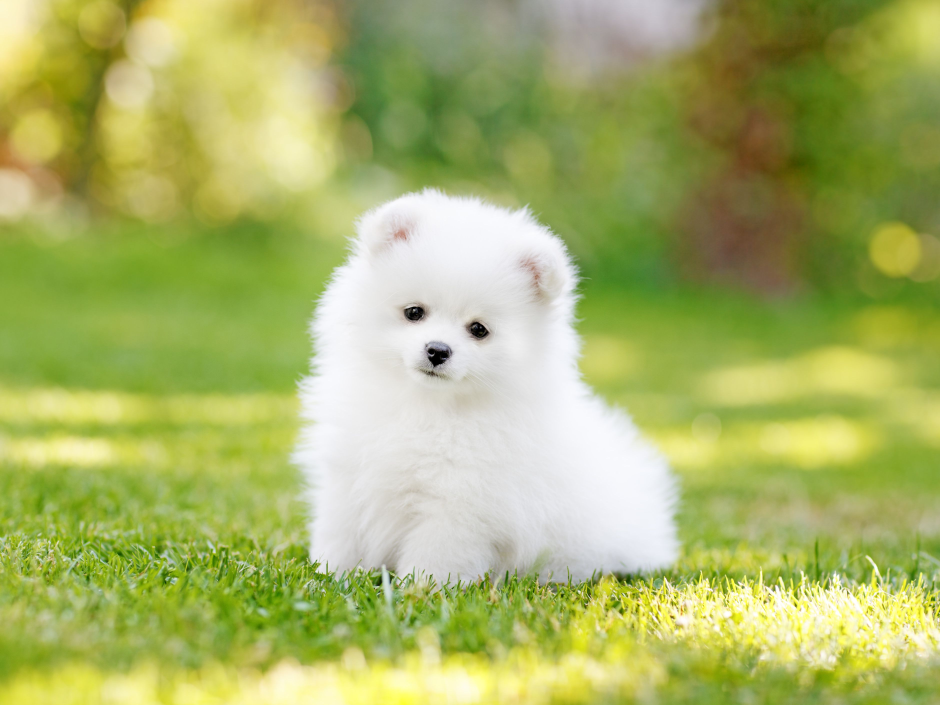
#> input picture Computer Vision-Opencv/dog.jpg, 3760 x 2820 px (shown at 1/4 size)
$ jupyter execute opencv.ipynb   (shell and % lines are left out)
#> lines starting #> are read from the running program, lines starting #| are printed output that depends on the picture
# Opencv
    - a library commonly used for Computer Vision Tasks..
    - Can be used for Image Processing..
    - Used for image Manipulation[Sharpen the image around corners ,etc..]

[cell 1]
# !pip install opencv-python

[cell 2]
# We used image manipulation in matplotlib but opencv is widely used for this specific task only. And has lot of
# methods to support image manipulation. opencv can also be used to detect faces.

import cv2
import numpy as np
import matplotlib.pyplot as plt

### Read and Display Images

[cell 3]
# Same read function as matplotlib...
img_cv2=cv2.imread("./dog.jpg")
#> img_cv2 is the input picture: shape (2820, 3760, 3); mean B, G, R 103.3, 178.8, 168.4
img_plt=plt.imread("./dog.jpg")

[cell 4]
type(img_cv2)

[cell 5]
img_cv2.shape
#> Out = (2820, 3760, 3)

[cell 6]
# If we read image using opencv the channels are BGR not RGB like in matplotlib..

[cell 7]
cv2.namedWindow("output", cv2.WINDOW_AUTOSIZE)
imS = cv2.resize(img_cv2, (960, 540))
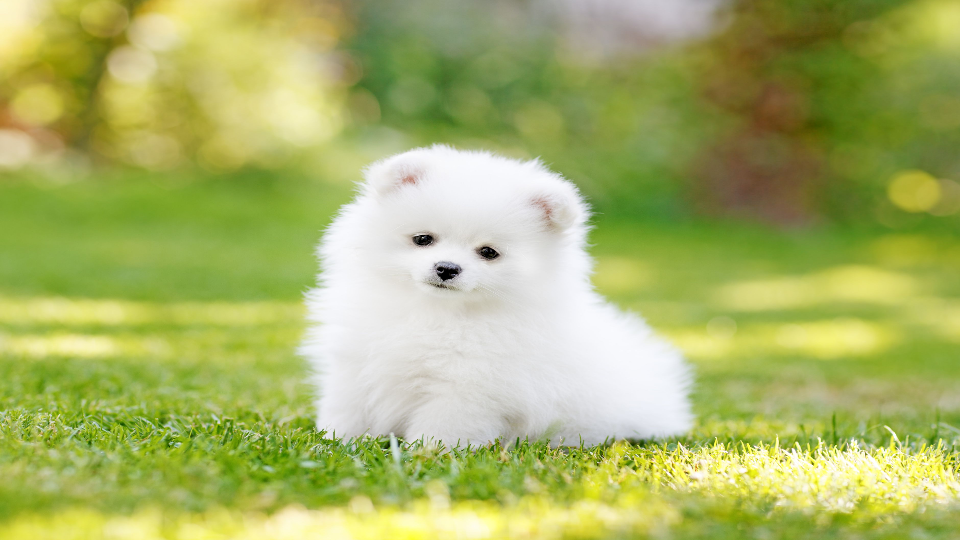
#> imS: shape (540, 960, 3); mean B, G, R 103.3, 178.7, 168.3
cv2.imshow("Dog Image",imS)
cv2.waitKey(5000)
cv2.destroyAllWindows()

## Changing color space

[cell 8]
# Changing the opencv color space from BGR to some other color space.

[cell 9]
img_rgb=cv2.cvtColor(img_cv2,cv2.COLOR_BGR2RGB)

[cell 10]
img_rgb.shape
#> Out = (2820, 3760, 3)

[cell 11]
plt.imshow(img_rgb)
plt.show()

## Image Resizing

[cell 12]
img_rgb.shape
#> Out = (2820, 3760, 3)

[cell 13]
# Resize the image to fit in the frame...
img_new=cv2.resize(img_rgb,(500,500))
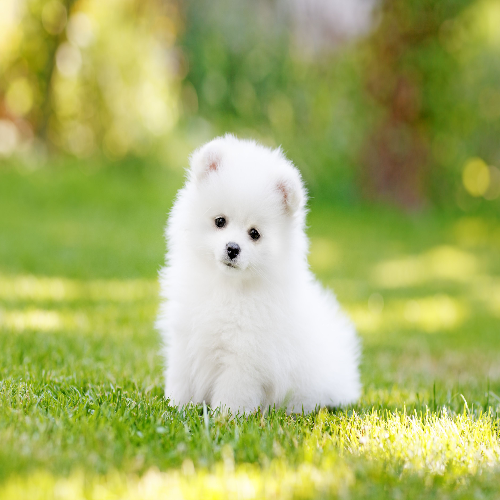
#> img_new: shape (500, 500, 3); mean R, G, B 168.3, 178.7, 103.3

[cell 14]
img_new.shape
#> Out = (500, 500, 3)

[cell 15]
plt.imshow(img_new)
plt.show()

[cell 16]
# Note: reshape in numpy is not same as resize in opencv. We cannot reshape a 4*5 matrix into 5*5 matrix because the number
# of elements are different in both the matrices. But we can resize it into 5*5.

### blur

[cell 17]
img_blur=cv2.blur(img_new,(10,10))
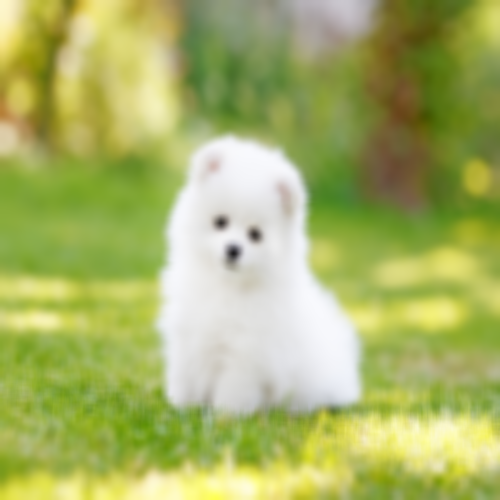
#> img_blur: shape (500, 500, 3); mean R, G, B 168.3, 178.7, 103.3

[cell 18]
plt.imshow(img_blur)
plt.show()

## Image Rotation

[cell 19]
img_rgb.shape
#> Out = (2820, 3760, 3)

[cell 20]
rows,cols=img_rgb.shape[:-1]

[cell 21]
# Lets Try to rotate the Image around the center pixel 20 degree in the Anticlockwise direction..
M=cv2.getRotationMatrix2D((rows/2,cols/2),20,0.9)

[cell 22]
# Now apply Rotation Matrix 'M' to the original Image.
I=cv2.warpAffine(img_rgb,M,(cols,rows))
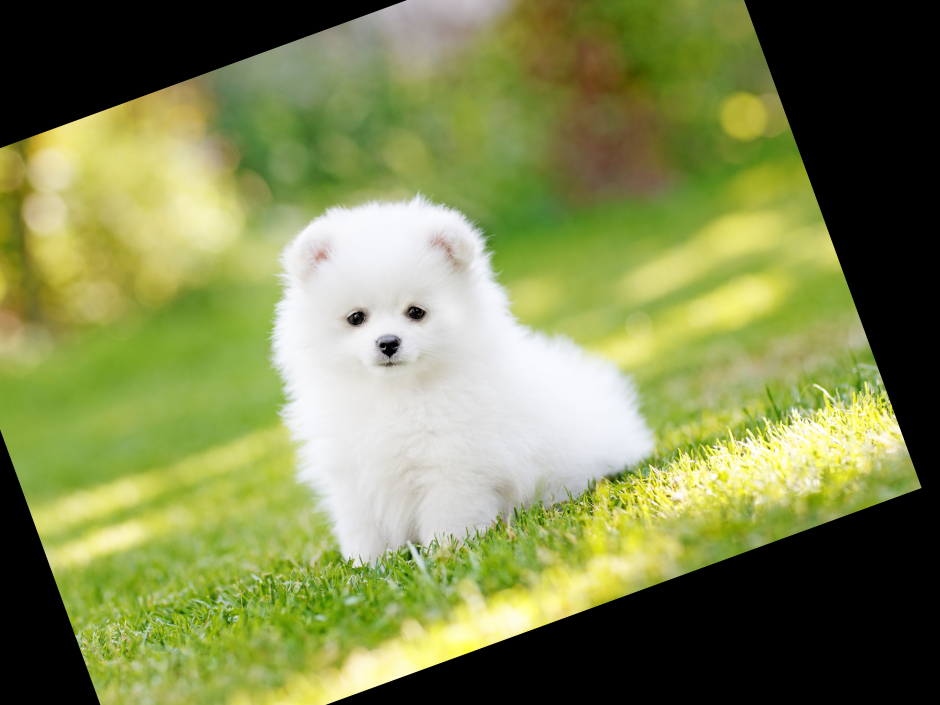
#> I: shape (2820, 3760, 3) (shown at 1/4 size); mean R, G, B 126.8, 135.2, 79.5

[cell 23]
plt.imshow(I)
plt.show()

## Image Translation

[cell 24]
# First Create a Translation Matrix then apply this translation Matrix to our original Matrix.
# [1,0,50] ---> 1: Along X-Axis, 0: No Ratation, 50: Shift 50px along X-Axis.
# [0,1,20] ---> 0: No Rotation, 1: Along Y-Axis, 20: Shift 20px along Y-Axis.
M=np.float32(([1,0,150],[0,1,200]))

[cell 25]
# Now apply this Translation Matrix to our Image Matrix.
I=cv2.warpAffine(img_rgb,M,(cols,rows))
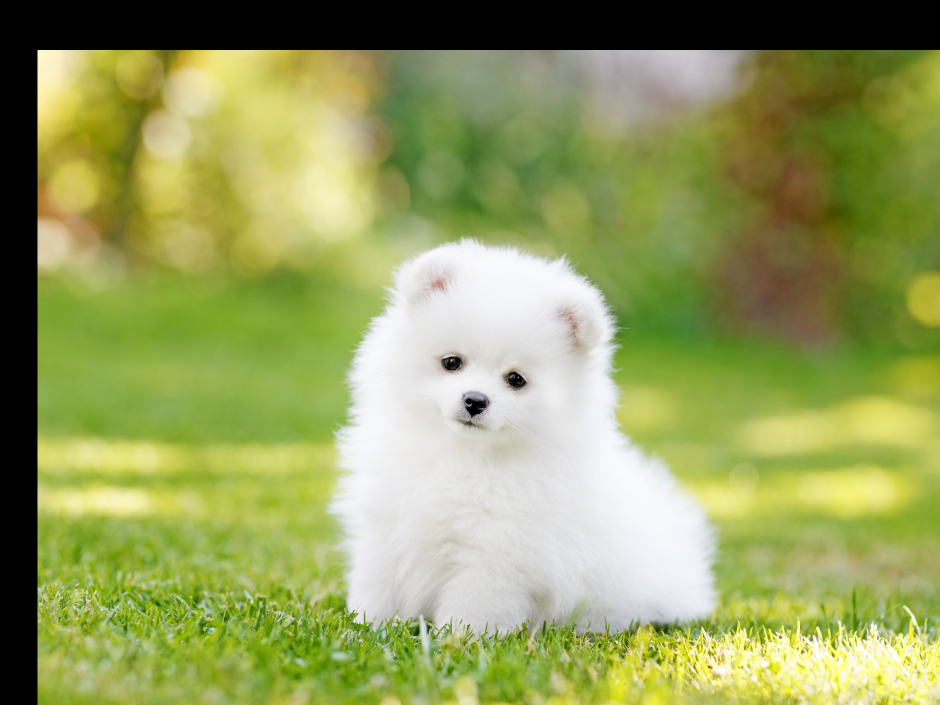
#> I: shape (2820, 3760, 3) (shown at 1/4 size); mean R, G, B 148.4, 158.1, 93.5

[cell 26]
plt.imshow(I)
plt.show()

## Edge Detection
    - There are many Edge Detection Algorithms but we will use: Canny Edge Detection

[cell 27]
i=cv2.Canny(img_rgb,45,45)
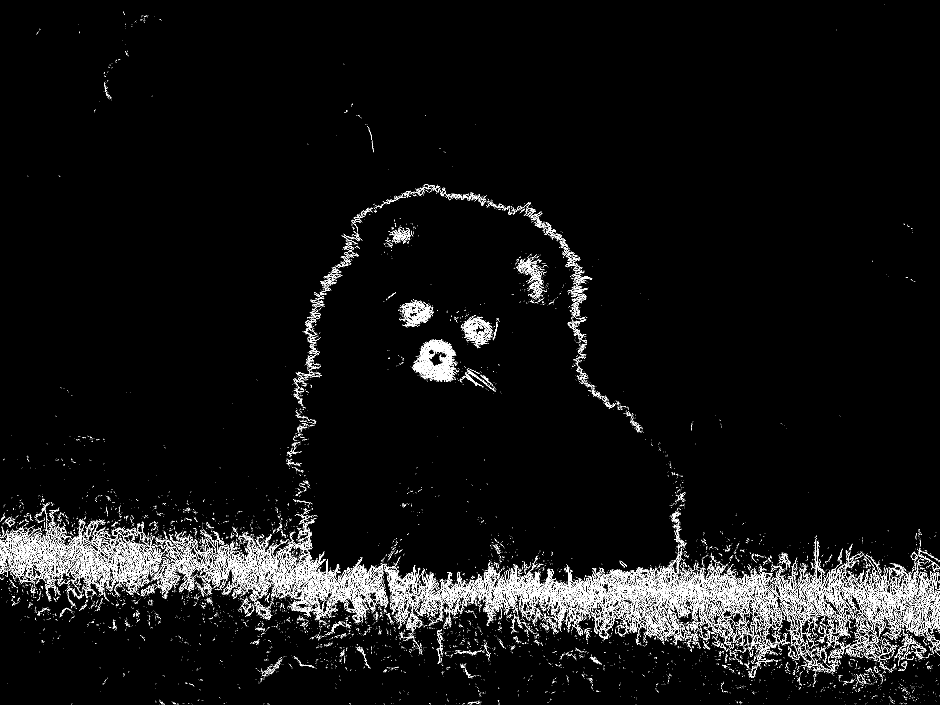
#> i: shape (2820, 3760) (shown at 1/4 size); 2.5% white in thin lines or dots
